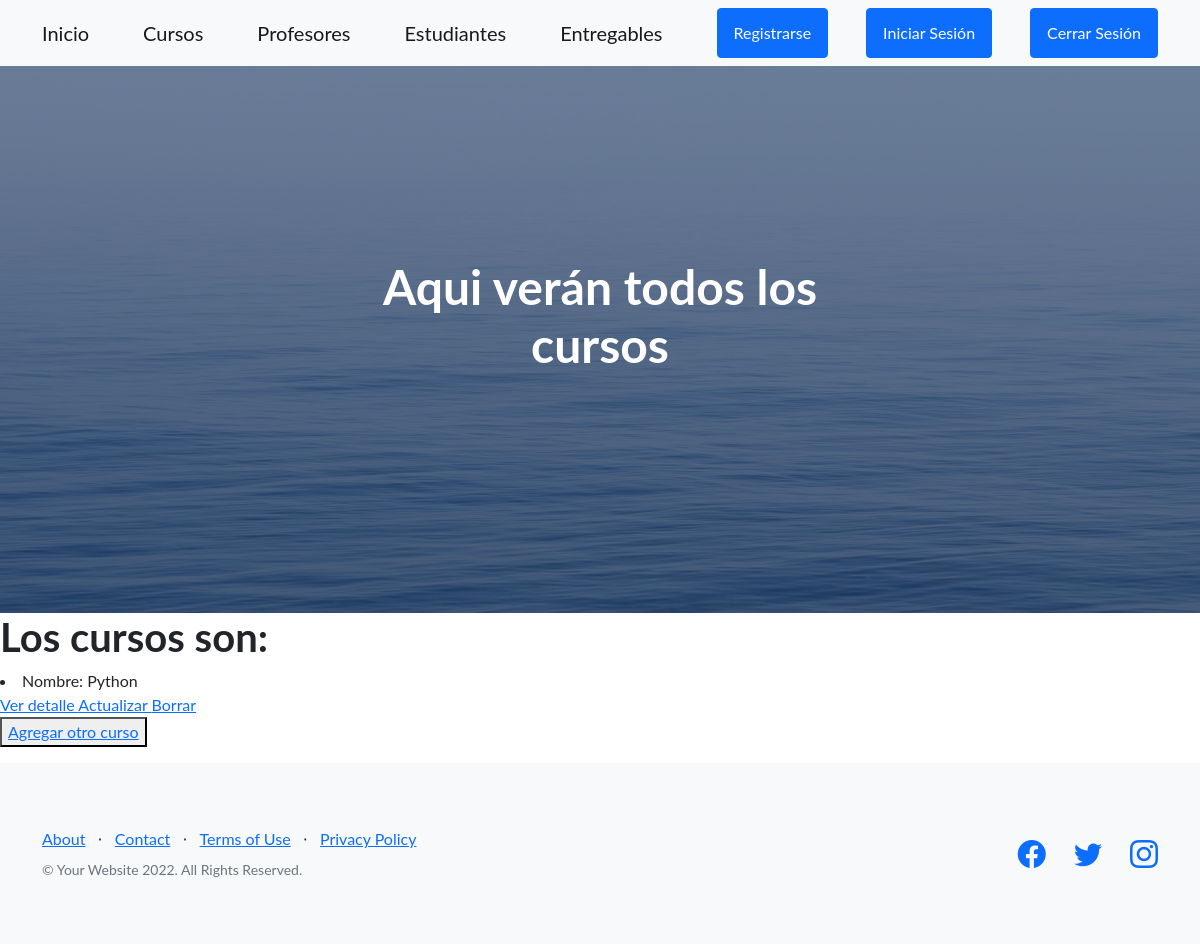
The app's page /AppCoder/cursos/, older data.
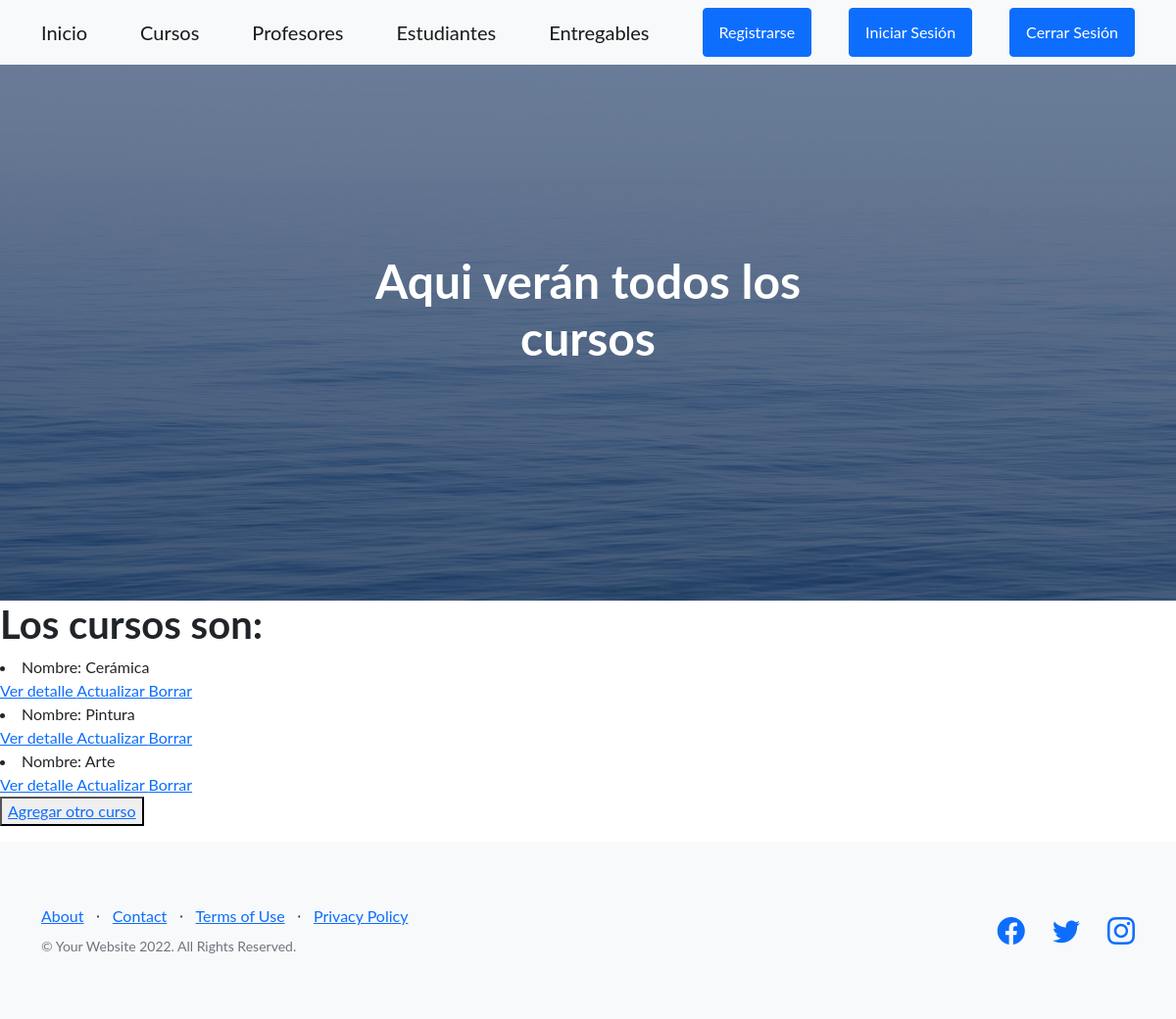
The same page, newer data.
### AppCoder/models.py (models this page shows, shortened)
class Curso (models.Model):
    nombre = models.CharField(max_length=60)
    camada = models.IntegerField()

### AppCoder/views.py (the view)
# urls.py: path("cursos/" , CursoLista.as_view() , name ="Cursos"),
class CursoLista (ListView): #R de Crud
    model = Curso

### AppCoder/templates/AppCoder/curso_list.html
{% extends "AppCoder/padre.html" %}
{% load static %}
{% block titulo %}
Aqui verán todos los cursos
{% endblock %}
{% block descripcion %}
<h1>Los cursos son:</h1>
{% for curso in object_list %}
<li>Nombre: {{curso.nombre}}</li>
<a href="{% url 'DetalleCursos' curso.id %}" > Ver detalle </a>
<a href="{% url 'ActualizarCursos' curso.id %}" > Actualizar </a>
<a href="{% url 'BorrarCursos' curso.id %}" > Borrar </a>
{% endfor %}
<p><button>
<a href="{% url 'CrearCursos' %}" >Agregar otro curso </a>
</button>
</p>
{% endblock %}

Row changes from the older to the newer data that the page shows:
removed Curso: nombre "Python"
added Curso: nombre "Cerámica"
added Curso: nombre "Pintura"
added Curso: nombre "Arte"
